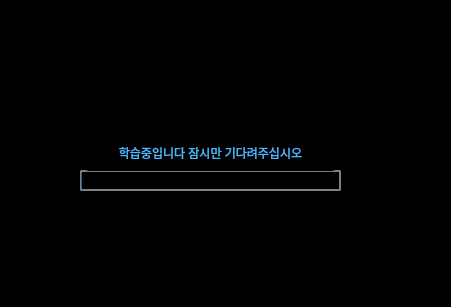
<?xml version="1.0" encoding="UTF-8"?>
<ui version="4.0">
 <class>Form</class>
 <widget class="QWidget" name="Form">
  <property name="geometry">
   <rect>
    <x>0</x>
    <y>0</y>
    <width>451</width>
    <height>307</height>
   </rect>
  </property>
  <property name="windowTitle">
   <string>Form</string>
  </property>
  <property name="styleSheet">
   <string notr="true">background-color: rgb(0, 0, 0);
border-radius: 10px;</string>
  </property>
  <widget class="QProgressBar" name="learningBar">
   <property name="geometry">
    <rect>
     <x>80</x>
     <y>170</y>
     <width>261</width>
     <height>21</height>
    </rect>
   </property>
   <property name="styleSheet">
    <string notr="true">border: 2px solid grey;
    border-radius: 2px;
    text-align: center;
color : rgb(78, 182, 255);
</string>
   </property>
   <property name="value">
    <number>0</number>
   </property>
   <property name="textVisible">
    <bool>false</bool>
   </property>
   <property name="orientation">
    <enum>Qt::Horizontal</enum>
   </property>
  </widget>
  <widget class="QTextBrowser" name="textBrowser">
   <property name="geometry">
    <rect>
     <x>80</x>
     <y>140</y>
     <width>261</width>
     <height>31</height>
    </rect>
   </property>
   <property name="styleSheet">
    <string notr="true">color : rgb(78, 182, 255);</string>
   </property>
   <property name="frameShape">
    <enum>QFrame::NoFrame</enum>
   </property>
   <property name="html">
    <string>&lt;!DOCTYPE HTML PUBLIC &quot;-//W3C//DTD HTML 4.0//EN&quot; &quot;http://www.w3.org/TR/REC-html40/strict.dtd&quot;&gt;
&lt;html&gt;&lt;head&gt;&lt;meta name=&quot;qrichtext&quot; content=&quot;1&quot; /&gt;&lt;style type=&quot;text/css&quot;&gt;
p, li { white-space: pre-wrap; }
&lt;/style&gt;&lt;/head&gt;&lt;body style=&quot; font-family:'Gulim'; font-size:9pt; font-weight:400; font-style:normal;&quot;&gt;
&lt;p align=&quot;center&quot; style=&quot; margin-top:0px; margin-bottom:0px; margin-left:0px; margin-right:0px; -qt-block-indent:0; text-indent:0px;&quot;&gt;학습중입니다 잠시만 기다려주십시오&lt;/p&gt;&lt;/body&gt;&lt;/html&gt;</string>
   </property>
   <property name="textInteractionFlags">
    <set>Qt::NoTextInteraction</set>
   </property>
  </widget>
  <widget class="QLabel" name="label">
   <property name="geometry">
    <rect>
     <x>170</x>
     <y>40</y>
     <width>81</width>
     <height>81</height>
    </rect>
   </property>
   <property name="text">
    <string/>
   </property>
   <property name="pixmap">
    <pixmap resource="icon/drone.qrc">:/button/learningImg.png</pixmap>
   </property>
   <property name="scaledContents">
    <bool>true</bool>
   </property>
  </widget>
  <widget class="QLabel" name="label_2">
   <property name="geometry">
    <rect>
     <x>0</x>
     <y>0</y>
     <width>421</width>
     <height>281</height>
    </rect>
   </property>
   <property name="text">
    <string/>
   </property>
   <property name="pixmap">
    <pixmap resource="icon/drone.qrc">:/background/frame.png</pixmap>
   </property>
   <property name="scaledContents">
    <bool>true</bool>
   </property>
  </widget>
  <widget class="QPushButton" name="btn_cancel">
   <property name="geometry">
    <rect>
     <x>210</x>
     <y>200</y>
     <width>121</width>
     <height>31</height>
    </rect>
   </property>
   <property name="text">
    <string/>
   </property>
   <property name="icon">
    <iconset resource="icon/drone.qrc">
     <normaloff>:/button/cancel.png</normaloff>
     <normalon>:/button/cancel2.png</normalon>
     <activeoff>:/button/cancel2.png</activeoff>
     <activeon>:/button/cancel.png</activeon>
     <selectedoff>:/button/cancel.png</selectedoff>
     <selectedon>:/button/cancel2.png</selectedon>:/button/cancel.png</iconset>
   </property>
   <property name="iconSize">
    <size>
     <width>100</width>
     <height>30</height>
    </size>
   </property>
  </widget>
  <widget class="QPushButton" name="btn_start">
   <property name="geometry">
    <rect>
     <x>110</x>
     <y>200</y>
     <width>91</width>
     <height>31</height>
    </rect>
   </property>
   <property name="text">
    <string/>
   </property>
   <property name="icon">
    <iconset resource="icon/drone.qrc">
     <normaloff>:/button/start.png</normaloff>
     <disabledoff>:/button/start2.png</disabledoff>:/button/start.png</iconset>
   </property>
   <property name="iconSize">
    <size>
     <width>100</width>
     <height>30</height>
    </size>
   </property>
  </widget>
  <zorder>label_2</zorder>
  <zorder>learningBar</zorder>
  <zorder>textBrowser</zorder>
  <zorder>label</zorder>
  <zorder>btn_cancel</zorder>
  <zorder>btn_start</zorder>
 </widget>
 <resources>
  <include location="icon/drone.qrc"/>
 </resources>
 <connections>
  <connection>
   <sender>btn_start</sender>
   <signal>clicked()</signal>
   <receiver>Form</receiver>
   <slot>start()</slot>
   <hints>
    <hint type="sourcelabel">
     <x>153</x>
     <y>212</y>
    </hint>
    <hint type="destinationlabel">
     <x>107</x>
     <y>287</y>
    </hint>
   </hints>
  </connection>
  <connection>
   <sender>btn_cancel</sender>
   <signal>clicked()</signal>
   <receiver>Form</receiver>
   <slot>cancel()</slot>
   <hints>
    <hint type="sourcelabel">
     <x>392</x>
     <y>256</y>
    </hint>
    <hint type="destinationlabel">
     <x>305</x>
     <y>288</y>
    </hint>
   </hints>
  </connection>
 </connections>
 <slots>
  <slot>cancel()</slot>
  <slot>start()</slot>
 </slots>
</ui>
